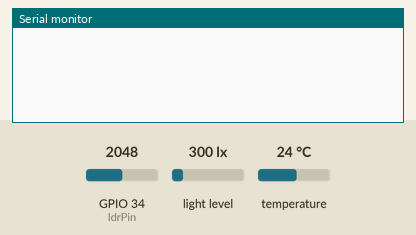
The sketch below on a simulated ESP32. On the bench: the last lines printed to the serial monitor. The inputs (shaded band) are chosen by the test bench; at power-on: light level 300 lx, temperature 24 °C, GPIO 34 (ldrPin) = 2048. Random numbers use the default seed unless the sketch sets one.

Above: at 2.7 s.
2.8 s: light level set to 40 lx
At 8.3 s:
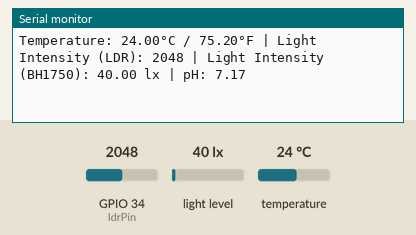
14.5 s: temperature set to 12 °C
At 15.3 s:
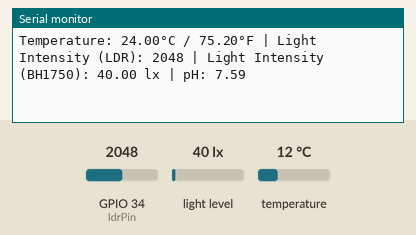
18.8 s: GPIO 34 (ldrPin) set to 2866
At 19.4 s:
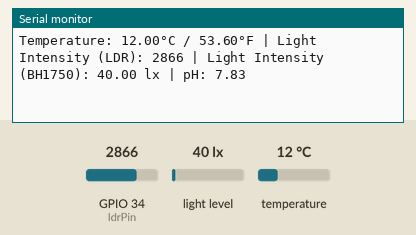
23.1 s: light level set to 500 lx
At 25.6 s:
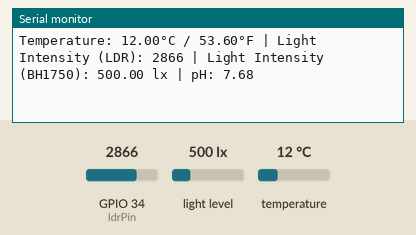
27.4 s: temperature set to 19 °C
At 31.4 s:
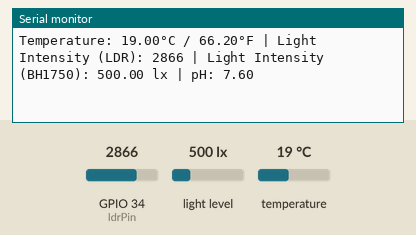
31.7 s: GPIO 34 (ldrPin) set to 3603
At 36.7 s:
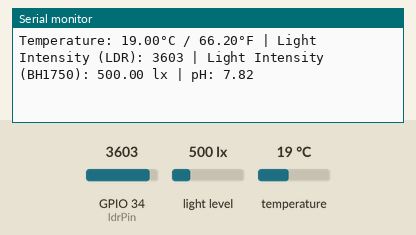
Timing chart, 0 to 37.0 s (numbered marks = the images above; inputs shaded):
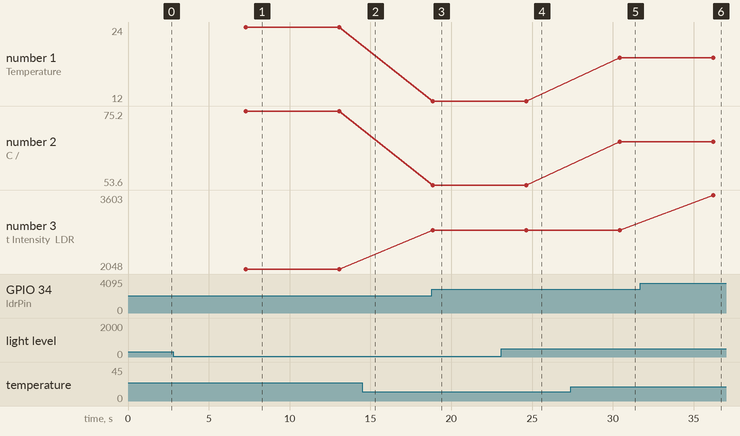

Measured:
- after the input at 2.8 s, the serial monitor: prints a new line after 4.5 s (image 1)
- after the input at 18.8 s, the serial monitor: prints a new line after 0.06 s (image 3)
- after the input at 23.1 s, the serial monitor: prints a new line after 1.5 s (image 4)
- after the input at 27.4 s, the serial monitor: prints a new line after 3.0 s (image 5)
- after the input at 31.7 s, the serial monitor: prints a new line after 4.5 s (image 6)
- plotted number 1: 12 → 19 after the input at 27.4 s
- plotted number 2: 53.6 → 66.2 after the input at 27.4 s
- plotted number 3: 2048 → 2866 after the input at 18.8 s, 2866 → 3603 after the input at 31.7 s

The sketch:

ubidots_fix.ino
```cpp
/****************************************
 * Include Libraries
 ****************************************/
#include "UbidotsEsp32Mqtt.h"
#include <OneWire.h>
#include <DallasTemperature.h>
#include <BH1750.h>
#include <Wire.h>

/****************************************
 * Define Constants
 ****************************************/
const char *UBIDOTS_TOKEN = "BBUS-QLyRl65SxRq17TNWPKeWhTKLaFhe37";  // Put here your Ubidots TOKEN
const char *WIFI_SSID = "APT_plus";      // Put here your Wi-Fi SSID
const char *WIFI_PASS = "gwp_110701";      // Put here your Wi-Fi password
const char *DEVICE_LABEL = "esp32";   // Put here your Device label to which data  will be published
const char *VARIABLE_LABEL_TEMP_C = "temperature_c"; // Variable label for temperature in Celsius
const char *VARIABLE_LABEL_TEMP_F = "temperature_f"; // Variable label for temperature in Fahrenheit
const char *VARIABLE_LABEL_LDR = "light_intensity"; // Variable label for LDR
const char *VARIABLE_LABEL_BH1750 = "light_intensity_bh1750"; // Variable label for BH1750
const char *VARIABLE_LABEL_PH = "ph_data"; // Variable label for pH data

const int PUBLISH_FREQUENCY = 5000; // Update rate in milliseconds

unsigned long timer;
const int oneWireBus = 4;     // GPIO where the DS18B20 is connected to
const int ldrPin = 34;        // GPIO where the LDR is connected to

OneWire oneWire(oneWireBus);
DallasTemperature sensors(&oneWire);

BH1750 lightMeter(0x23); // Initialize BH1750 with default address 0x23

Ubidots ubidots(UBIDOTS_TOKEN);

/****************************************
 * Auxiliar Functions
 ****************************************/

void callback(char *topic, byte *payload, unsigned int length)
{
  Serial.print("Message arrived [");
  Serial.print(topic);
  Serial.print("] ");
  for (int i = 0; i < length; i++)
  {
    Serial.print((char)payload[i]);
  }
  Serial.println();
}

/****************************************
 * Main Functions
 ****************************************/

void setup()
{
  Serial.begin(115200);
  sensors.begin();
  Wire.begin(); // Initialize I2C bus for BH1750
  lightMeter.begin(BH1750::CONTINUOUS_HIGH_RES_MODE); // Initialize BH1750 in continuous high resolution mode
  // ubidots.setDebug(true);  // uncomment this to make debug messages available
  ubidots.connectToWifi(WIFI_SSID, WIFI_PASS);
  ubidots.setCallback(callback);
  ubidots.setup();
  ubidots.reconnect();

  timer = millis();
}

void loop()
{
  if (!ubidots.connected())
  {
    ubidots.reconnect();
  }
  if ((millis() - timer) > PUBLISH_FREQUENCY) // triggers the routine every 5 seconds
  {
    sensors.requestTemperatures();
    float temperatureC = sensors.getTempCByIndex(0);
    float temperatureF = sensors.getTempFByIndex(0);
    int ldrValue = analogRead(ldrPin);
    float bh1750Lux = lightMeter.readLightLevel(); // Read light intensity from BH1750

    // Generate random pH value between 7.1 and 7.9
    float ph_data = 7.1 + ((float)random(0, 80) / 100);

    // Send data to Ubidots
    ubidots.add(VARIABLE_LABEL_TEMP_C, temperatureC);
    ubidots.add(VARIABLE_LABEL_TEMP_F, temperatureF);
    ubidots.add(VARIABLE_LABEL_LDR, ldrValue);
    ubidots.add(VARIABLE_LABEL_BH1750, bh1750Lux); // Add BH1750 light intensity data
    ubidots.add(VARIABLE_LABEL_PH, ph_data); // Add pH data

    ubidots.publish(DEVICE_LABEL);

    // Print data to Serial Monitor
    Serial.print("Temperature: ");
    Serial.print(temperatureC);
    Serial.print("°C / ");
    Serial.print(temperatureF);
    Serial.print("°F | Light Intensity (LDR): ");
    Serial.print(ldrValue);
    Serial.print(" | Light Intensity (BH1750): ");
    Serial.print(bh1750Lux);
    Serial.print(" lx | pH: ");
    Serial.println(ph_data);

    timer = millis();
  }
  ubidots.loop();
}
```
